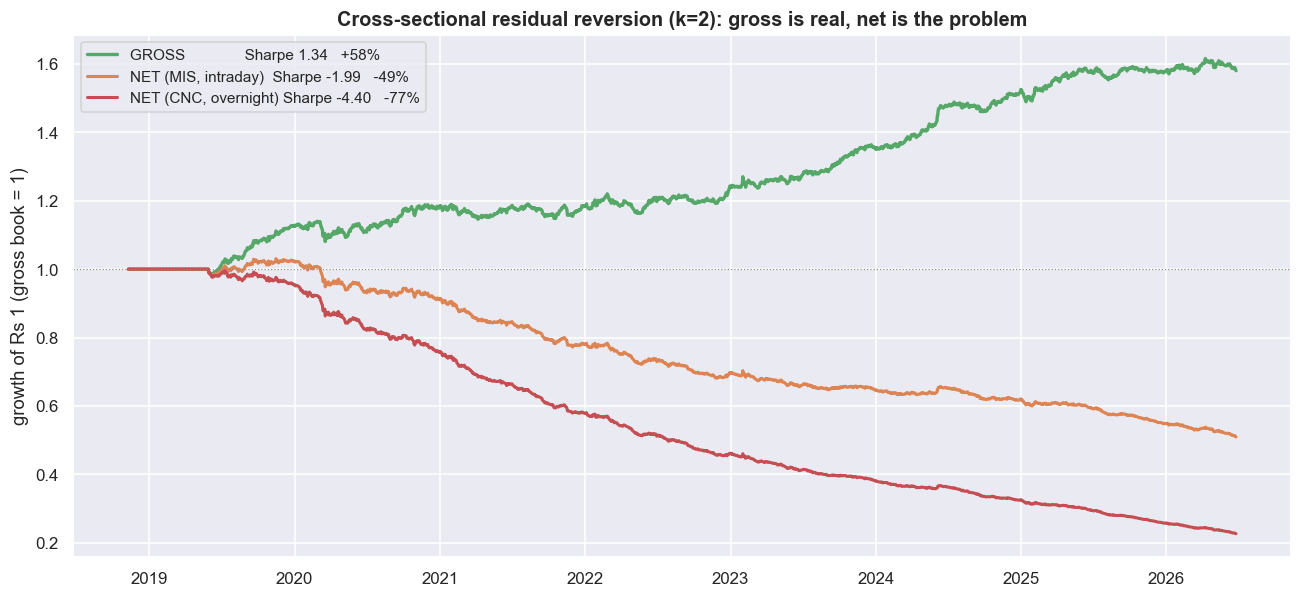

Write the Python code that produced this figure.
bt_cnc, _ = backtest(residSN, K, COST_CNC)
gE, nM, nC = eqc(bt['gross']), eqc(bt['net']), eqc(bt_cnc['net'])
pM, pC = perf(bt['net']), perf(bt_cnc['net'])

fig, ax = plt.subplots(figsize=(12, 5.6))
ax.plot(gE.index, gE.values, color=C['green'], lw=2.2,
        label=f'GROSS              Sharpe {g["sharpe"]:.2f}   {g["total"]*100:+.0f}%')
ax.plot(nM.index, nM.values, color=C['amber'], lw=2.0,
        label=f'NET (MIS, intraday)  Sharpe {pM["sharpe"]:.2f}   {pM["total"]*100:+.0f}%')
ax.plot(nC.index, nC.values, color=C['red'],   lw=2.0,
        label=f'NET (CNC, overnight) Sharpe {pC["sharpe"]:.2f}   {pC["total"]*100:+.0f}%')
ax.axhline(1, color=C['grey'], lw=.8, ls=':')
ax.set_title(f'Cross-sectional residual reversion (k={K}): gross is real, net is the problem')
ax.set_ylabel('growth of Rs 1 (gross book = 1)'); ax.legend(loc='upper left', fontsize=10)
plt.tight_layout(); plt.show()
print('Same signal, same days. The only thing that changed is whether we paid to trade it.')
